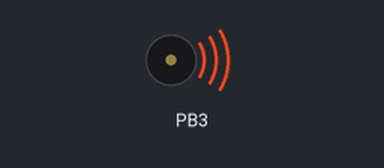
The program below on a simulated ATmega32, built with avr-gcc and emulated at 1 MHz. Shown: buzzer (waves = sounding).

Above: at 0.1 s.
At 3.1 s:
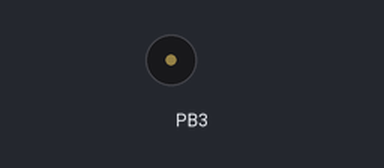
Timing chart, 0 to 4.6 s (numbered marks = the images above):
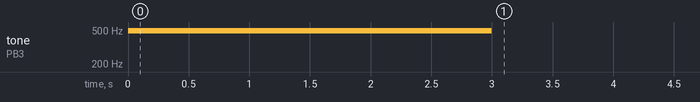

Measured:
- by itself, tone on PB3: silent → 488 Hz at 0.00 s, → silent 3.0 s later

The program:

CTC.c
```c
#include <avr/io.h>
#include <avr/interrupt.h>
#include <util/delay.h> // to use delay function

#define SET_BIT(REG,INDEX) REG|=(1<<INDEX)
#define CLEAR_BIT(REG,INDEX) REG&=(~(1<<INDEX))

int j=0 , k=0 ;
int tmrr0=0 ;

#define F_CPU 1000000UL


int main(void)
{ int i ;


	SET_BIT(DDRB,3) ; // you must configure OC0 as o/p

	// SET_BIT(SREG, 7) ; SET_BIT(TIMSK,0);  // We dont need interrupt GIE OR Timer INT

	SET_BIT(TCCR0,WGM01);CLEAR_BIT(TCCR0,WGM00); // CTC Mode

	CLEAR_BIT(TCCR0,COM01);SET_BIT(TCCR0,COM00); //  Toggle OC0 on compare match

	SET_BIT(TCCR0,0);CLEAR_BIT(TCCR0,1);SET_BIT(TCCR0,2); // clk/1024 (prescaler)

OCR0=0;
_delay_ms(3000) ;
OCR0=50;
_delay_ms(3000) ;
OCR0=100;
_delay_ms(3000) ;
OCR0=150;
_delay_ms(3000) ;
OCR0=200;
_delay_ms(3000) ;
OCR0=255;	//last value so it continue outing pulses with this freq


	while(1)
	{


	}


}
```
